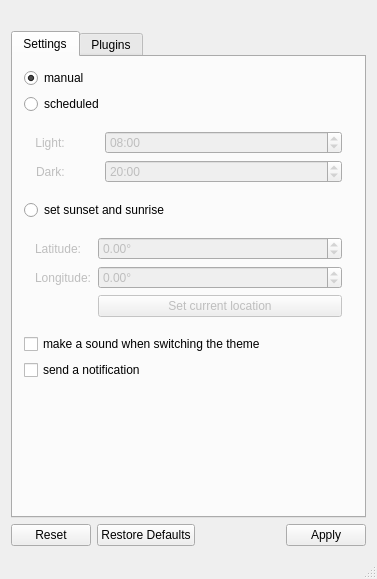
<?xml version="1.0" encoding="UTF-8"?>
<ui version="4.0">
 <class>main_window</class>
 <widget class="QMainWindow" name="main_window">
  <property name="enabled">
   <bool>true</bool>
  </property>
  <property name="geometry">
   <rect>
    <x>0</x>
    <y>0</y>
    <width>377</width>
    <height>579</height>
   </rect>
  </property>
  <property name="minimumSize">
   <size>
    <width>377</width>
    <height>0</height>
   </size>
  </property>
  <property name="windowTitle">
   <string>Yin &amp; Yang</string>
  </property>
  <property name="windowIcon">
   <iconset resource="../../resources.qrc">
    <normaloff>:/icons/assets/yin-yang.svg</normaloff>:/icons/assets/yin-yang.svg</iconset>
  </property>
  <widget class="QWidget" name="central_widget">
   <layout class="QVBoxLayout" name="central_widget_layout">
    <item>
     <layout class="QHBoxLayout" name="logo_layout">
      <item alignment="Qt::AlignHCenter|Qt::AlignVCenter">
       <widget class="QLabel" name="logo">
        <property name="pixmap">
         <pixmap resource="../../resources.qrc">:/icons/assets/yin-yang.svg</pixmap>
        </property>
        <property name="scaledContents">
         <bool>true</bool>
        </property>
        <property name="alignment">
         <set>Qt::AlignCenter</set>
        </property>
       </widget>
      </item>
     </layout>
    </item>
    <item>
     <widget class="QTabWidget" name="tab_widget">
      <property name="currentIndex">
       <number>0</number>
      </property>
      <widget class="QWidget" name="settings">
       <attribute name="title">
        <string>Settings</string>
       </attribute>
       <layout class="QVBoxLayout" name="settings_layout">
        <item>
         <widget class="QRadioButton" name="btn_manual">
          <property name="text">
           <string>manual</string>
          </property>
          <property name="checked">
           <bool>true</bool>
          </property>
         </widget>
        </item>
        <item>
         <widget class="QRadioButton" name="btn_schedule">
          <property name="text">
           <string>scheduled</string>
          </property>
          <property name="checked">
           <bool>false</bool>
          </property>
         </widget>
        </item>
        <item>
         <widget class="QFrame" name="time">
          <property name="enabled">
           <bool>false</bool>
          </property>
          <property name="sizePolicy">
           <sizepolicy hsizetype="Preferred" vsizetype="Preferred">
            <horstretch>0</horstretch>
            <verstretch>0</verstretch>
           </sizepolicy>
          </property>
          <layout class="QFormLayout" name="time_layout">
           <property name="labelAlignment">
            <set>Qt::AlignCenter</set>
           </property>
           <property name="horizontalSpacing">
            <number>40</number>
           </property>
           <item row="0" column="0">
            <widget class="QLabel" name="label_light">
             <property name="text">
              <string>Light:</string>
             </property>
             <property name="alignment">
              <set>Qt::AlignCenter</set>
             </property>
            </widget>
           </item>
           <item row="0" column="1">
            <widget class="QTimeEdit" name="inp_time_light">
             <property name="displayFormat">
              <string>HH:mm</string>
             </property>
             <property name="time">
              <time>
               <hour>8</hour>
               <minute>0</minute>
               <second>0</second>
              </time>
             </property>
            </widget>
           </item>
           <item row="1" column="0">
            <widget class="QLabel" name="label_dark">
             <property name="text">
              <string>Dark:</string>
             </property>
            </widget>
           </item>
           <item row="1" column="1">
            <widget class="QTimeEdit" name="inp_time_dark">
             <property name="displayFormat">
              <string>HH:mm</string>
             </property>
             <property name="time">
              <time>
               <hour>20</hour>
               <minute>0</minute>
               <second>0</second>
              </time>
             </property>
            </widget>
           </item>
          </layout>
         </widget>
        </item>
        <item>
         <widget class="QRadioButton" name="btn_sun">
          <property name="text">
           <string>set sunset and sunrise</string>
          </property>
         </widget>
        </item>
        <item>
         <widget class="QFrame" name="location">
          <property name="enabled">
           <bool>false</bool>
          </property>
          <layout class="QFormLayout" name="location_layout">
           <item row="0" column="0">
            <widget class="QLabel" name="label_latitude">
             <property name="text">
              <string>Latitude:</string>
             </property>
            </widget>
           </item>
           <item row="1" column="0">
            <widget class="QLabel" name="label_longitude">
             <property name="text">
              <string>Longitude:</string>
             </property>
            </widget>
           </item>
           <item row="0" column="1">
            <widget class="QDoubleSpinBox" name="inp_latitude">
             <property name="suffix">
              <string>°</string>
             </property>
             <property name="minimum">
              <double>-90.000000000000000</double>
             </property>
             <property name="maximum">
              <double>90.000000000000000</double>
             </property>
            </widget>
           </item>
           <item row="1" column="1">
            <widget class="QDoubleSpinBox" name="inp_longitude">
             <property name="suffix">
              <string>°</string>
             </property>
             <property name="minimum">
              <double>-180.000000000000000</double>
             </property>
             <property name="maximum">
              <double>180.000000000000000</double>
             </property>
            </widget>
           </item>
           <item row="2" column="1">
            <widget class="QPushButton" name="btn_location">
             <property name="text">
              <string>Set current location</string>
             </property>
            </widget>
           </item>
          </layout>
         </widget>
        </item>
        <item>
         <widget class="QCheckBox" name="toggle_sound">
          <property name="text">
           <string>make a sound when switching the theme</string>
          </property>
         </widget>
        </item>
        <item>
         <widget class="QCheckBox" name="toggle_notification">
          <property name="text">
           <string>send a notification</string>
          </property>
         </widget>
        </item>
        <item>
         <spacer name="space_vertical">
          <property name="orientation">
           <enum>Qt::Vertical</enum>
          </property>
          <property name="sizeHint" stdset="0">
           <size>
            <width>20</width>
            <height>40</height>
           </size>
          </property>
         </spacer>
        </item>
       </layout>
      </widget>
      <widget class="QWidget" name="plugins">
       <attribute name="title">
        <string>Plugins</string>
       </attribute>
       <layout class="QVBoxLayout" name="plugins_layout">
        <item>
         <widget class="QScrollArea" name="plugins_scroll">
          <property name="frameShape">
           <enum>QFrame::NoFrame</enum>
          </property>
          <property name="widgetResizable">
           <bool>true</bool>
          </property>
          <widget class="QWidget" name="plugins_scroll_content">
           <layout class="QVBoxLayout" name="plugins_scroll_content_layout"/>
          </widget>
         </widget>
        </item>
       </layout>
      </widget>
     </widget>
    </item>
    <item>
     <widget class="QDialogButtonBox" name="btn_box">
      <property name="standardButtons">
       <set>QDialogButtonBox::Apply|QDialogButtonBox::Reset|QDialogButtonBox::RestoreDefaults</set>
      </property>
     </widget>
    </item>
   </layout>
  </widget>
  <widget class="QStatusBar" name="status_bar"/>
 </widget>
 <layoutdefault spacing="6" margin="11"/>
 <resources>
  <include location="../../resources.qrc"/>
 </resources>
 <connections>
  <connection>
   <sender>btn_schedule</sender>
   <signal>toggled(bool)</signal>
   <receiver>time</receiver>
   <slot>setEnabled(bool)</slot>
   <hints>
    <hint type="sourcelabel">
     <x>114</x>
     <y>192</y>
    </hint>
    <hint type="destinationlabel">
     <x>219</x>
     <y>280</y>
    </hint>
   </hints>
  </connection>
  <connection>
   <sender>btn_sun</sender>
   <signal>toggled(bool)</signal>
   <receiver>location</receiver>
   <slot>setEnabled(bool)</slot>
   <hints>
    <hint type="sourcelabel">
     <x>273</x>
     <y>308</y>
    </hint>
    <hint type="destinationlabel">
     <x>254</x>
     <y>379</y>
    </hint>
   </hints>
  </connection>
 </connections>
</ui>
